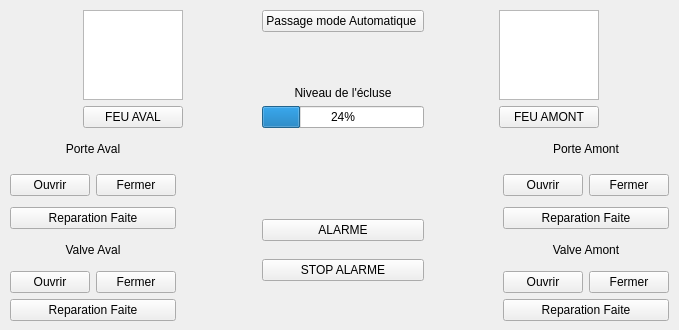
<?xml version="1.0" encoding="UTF-8"?>
<ui version="4.0">
 <class>Expert</class>
 <widget class="QWidget" name="Expert">
  <property name="geometry">
   <rect>
    <x>0</x>
    <y>0</y>
    <width>679</width>
    <height>330</height>
   </rect>
  </property>
  <property name="windowTitle">
   <string>Mode Expert</string>
  </property>
  <widget class="QWidget" name="gridLayoutWidget">
   <property name="geometry">
    <rect>
     <x>10</x>
     <y>10</y>
     <width>659</width>
     <height>311</height>
    </rect>
   </property>
   <layout class="QGridLayout" name="gridLayout">
    <item row="3" column="6">
     <layout class="QGridLayout" name="gridLayout_6">
      <item row="0" column="1" rowspan="2">
       <widget class="QPushButton" name="pAvOff_2">
        <property name="text">
         <string>Fermer</string>
        </property>
       </widget>
      </item>
      <item row="0" column="0" rowspan="2">
       <widget class="QPushButton" name="pAmOnOff">
        <property name="text">
         <string>Ouvrir</string>
        </property>
       </widget>
      </item>
     </layout>
    </item>
    <item row="6" column="1">
     <widget class="QLabel" name="label_4">
      <property name="text">
       <string>Valve Aval</string>
      </property>
      <property name="alignment">
       <set>Qt::AlignCenter</set>
      </property>
     </widget>
    </item>
    <item row="6" column="5">
     <spacer name="horizontalSpacer_2">
      <property name="orientation">
       <enum>Qt::Horizontal</enum>
      </property>
      <property name="sizeHint" stdset="0">
       <size>
        <width>40</width>
        <height>20</height>
       </size>
      </property>
     </spacer>
    </item>
    <item row="5" column="4" rowspan="3">
     <layout class="QGridLayout" name="gridLayout_2">
      <item row="0" column="0">
       <widget class="QPushButton" name="boutonStartAlarme">
        <property name="text">
         <string>ALARME</string>
        </property>
       </widget>
      </item>
      <item row="1" column="0">
       <widget class="QPushButton" name="boutonStopAlarme">
        <property name="text">
         <string>STOP ALARME</string>
        </property>
       </widget>
      </item>
     </layout>
    </item>
    <item row="0" column="4">
     <layout class="QGridLayout" name="gridLayout_8">
      <item row="2" column="0">
       <widget class="QProgressBar" name="barreNiveau">
        <property name="value">
         <number>24</number>
        </property>
       </widget>
      </item>
      <item row="1" column="0">
       <layout class="QGridLayout" name="gridLayout_9">
        <item row="1" column="0">
         <widget class="QLabel" name="label_10">
          <property name="text">
           <string>Niveau de l'écluse</string>
          </property>
          <property name="alignment">
           <set>Qt::AlignBottom|Qt::AlignHCenter</set>
          </property>
         </widget>
        </item>
       </layout>
      </item>
      <item row="0" column="0">
       <widget class="QPushButton" name="boutonModeAuto">
        <property name="text">
         <string>Passage mode Automatique </string>
        </property>
       </widget>
      </item>
     </layout>
    </item>
    <item row="6" column="3">
     <spacer name="horizontalSpacer">
      <property name="orientation">
       <enum>Qt::Horizontal</enum>
      </property>
      <property name="sizeHint" stdset="0">
       <size>
        <width>40</width>
        <height>20</height>
       </size>
      </property>
     </spacer>
    </item>
    <item row="0" column="5" colspan="2">
     <layout class="QGridLayout" name="gridLayout_4">
      <item row="1" column="0">
       <widget class="QPushButton" name="boutonFeuAmont">
        <property name="text">
         <string>FEU AMONT</string>
        </property>
       </widget>
      </item>
      <item row="0" column="0">
       <widget class="QGraphicsView" name="feuAmont">
        <property name="maximumSize">
         <size>
          <width>100</width>
          <height>90</height>
         </size>
        </property>
       </widget>
      </item>
     </layout>
    </item>
    <item row="5" column="1">
     <widget class="QPushButton" name="boutonReparePorteAv">
      <property name="text">
       <string>Reparation Faite</string>
      </property>
     </widget>
    </item>
    <item row="7" column="6">
     <layout class="QGridLayout" name="gridLayout_10">
      <item row="0" column="1">
       <widget class="QPushButton" name="vAvOn">
        <property name="text">
         <string>Ouvrir</string>
        </property>
       </widget>
      </item>
      <item row="0" column="2">
       <widget class="QPushButton" name="vAvOff">
        <property name="text">
         <string>Fermer</string>
        </property>
       </widget>
      </item>
     </layout>
    </item>
    <item row="12" column="6">
     <widget class="QPushButton" name="boutonRepareValveAm">
      <property name="text">
       <string>Reparation Faite</string>
      </property>
     </widget>
    </item>
    <item row="3" column="1">
     <layout class="QGridLayout" name="gridLayout_5">
      <item row="0" column="1" rowspan="2">
       <widget class="QPushButton" name="pAvOff">
        <property name="text">
         <string>Fermer</string>
        </property>
       </widget>
      </item>
      <item row="0" column="0" rowspan="2">
       <widget class="QPushButton" name="pAvOnOff">
        <property name="text">
         <string>Ouvrir</string>
        </property>
       </widget>
      </item>
     </layout>
    </item>
    <item row="7" column="1">
     <layout class="QGridLayout" name="gridLayout_7">
      <item row="0" column="2">
       <widget class="QPushButton" name="vAmOff">
        <property name="text">
         <string>Fermer</string>
        </property>
       </widget>
      </item>
      <item row="0" column="0">
       <widget class="QPushButton" name="vAmOn">
        <property name="text">
         <string>Ouvrir</string>
        </property>
       </widget>
      </item>
     </layout>
    </item>
    <item row="5" column="6">
     <widget class="QPushButton" name="boutonReparePorteAm">
      <property name="text">
       <string>Reparation Faite</string>
      </property>
     </widget>
    </item>
    <item row="12" column="1">
     <widget class="QPushButton" name="boutonRepareValveAv">
      <property name="text">
       <string>Reparation Faite</string>
      </property>
     </widget>
    </item>
    <item row="1" column="6">
     <widget class="QLabel" name="label">
      <property name="text">
       <string>Porte Amont</string>
      </property>
      <property name="alignment">
       <set>Qt::AlignCenter</set>
      </property>
     </widget>
    </item>
    <item row="6" column="6">
     <widget class="QLabel" name="label_3">
      <property name="text">
       <string>Valve Amont</string>
      </property>
      <property name="alignment">
       <set>Qt::AlignCenter</set>
      </property>
     </widget>
    </item>
    <item row="1" column="1">
     <widget class="QLabel" name="label_2">
      <property name="text">
       <string>Porte Aval</string>
      </property>
      <property name="alignment">
       <set>Qt::AlignCenter</set>
      </property>
     </widget>
    </item>
    <item row="0" column="1" colspan="3">
     <layout class="QGridLayout" name="gridLayout_3">
      <item row="1" column="0">
       <widget class="QPushButton" name="boutonFeuAval">
        <property name="text">
         <string>FEU AVAL</string>
        </property>
       </widget>
      </item>
      <item row="0" column="0">
       <widget class="QGraphicsView" name="feuAval">
        <property name="maximumSize">
         <size>
          <width>100</width>
          <height>90</height>
         </size>
        </property>
       </widget>
      </item>
     </layout>
    </item>
   </layout>
  </widget>
 </widget>
 <resources/>
 <connections/>
</ui>
